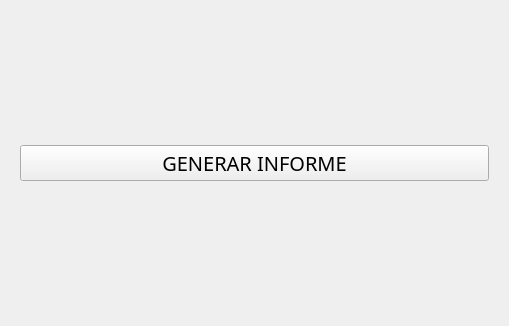
<?xml version="1.0" encoding="UTF-8"?>
<ui version="4.0">
 <class>Informe</class>
 <widget class="QWidget" name="Informe">
  <property name="geometry">
   <rect>
    <x>0</x>
    <y>0</y>
    <width>509</width>
    <height>326</height>
   </rect>
  </property>
  <property name="windowTitle">
   <string>Informe</string>
  </property>
  <property name="styleSheet">
   <string notr="true"/>
  </property>
  <layout class="QGridLayout" name="gridLayout_2">
   <item row="0" column="0">
    <widget class="QWidget" name="widget" native="true">
     <layout class="QGridLayout" name="gridLayout">
      <item row="0" column="0">
       <widget class="QPushButton" name="pushButton_informe">
        <property name="font">
         <font>
          <family>MADE Tommy Soft</family>
          <pointsize>15</pointsize>
          <italic>false</italic>
          <fontweight>ExtraBold</fontweight>
         </font>
        </property>
        <property name="toolTip">
         <string>Conectar con la base de datos.</string>
        </property>
        <property name="styleSheet">
         <string notr="true"/>
        </property>
        <property name="text">
         <string>GENERAR INFORME</string>
        </property>
       </widget>
      </item>
     </layout>
    </widget>
   </item>
  </layout>
 </widget>
 <resources/>
 <connections/>
</ui>
